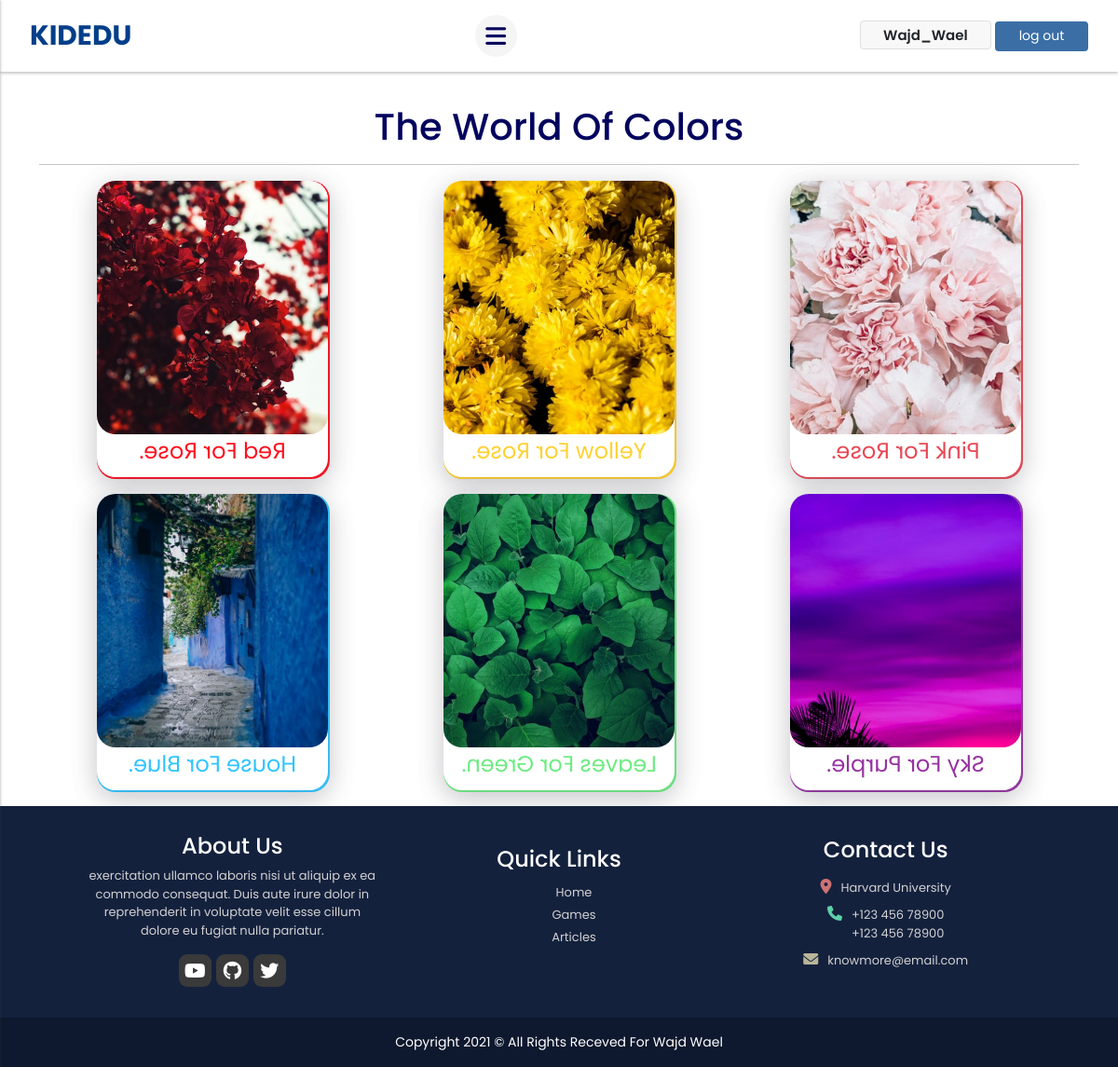
Page /kidedu/games/colors (signed in) on the committed database.
### kidedu/models.py (models this page shows, shortened)
class Colors(models.Model):
    title = models.CharField(max_length=200, blank="False", null="False")
    image = models.ImageField(blank="False", null="False")
    sentence = models.TextField(blank="False", null="False")
    color = models.CharField(blank="False", null="False", max_length=64)

### kidedu/views.py (the view)
# urls.py: path('kidedu/games/colors', views.colors, name="colors"),
def colors(request):
    colors = Colors.objects.all()
    return render(request, "kidedu/colors.html", {"colors": colors})

### kidedu/templates/kidedu/colors.html (shortened to what this page needs)
{% extends "kidedu/layout.html" %}
{% load static %}
{% block body %}
<section class="colors" style="padding-top: 7rem;">
    <div class="container">
            <h1>The World Of Colors</h1>
            <hr>
            <div class="colors_section">
                {% for color in colors %}
                <div class="maincontainer">
                    <section class="the_card">
                        <div class="the-front" data-animal="horse" style="background-color: {{ color.color }}">
                            <h1>{{color.title}}</h1>
                        </div>
                        <div class="the-back">
                            <img class="" src="/static{{color.image.url}}" alt="{{color.title}}">
                            <p style="color: {{ color.color }}">{{color.sentence}}</p>
                        </div>
                    </section>
                </div>
                {% endfor %}
            </div>
    </div>
</section>
{% endblock  %}

### kidedu/templates/kidedu/layout.html (shortened to what this page needs)
{% load static %}
<!DOCTYPE html>
<html lang="en">
<head>
        <link href="https://cdn.jsdelivr.net/npm/bootstrap@5.0.2/dist/css/bootstrap.min.css" rel="stylesheet">
        <link rel="stylesheet" href="https://cdnjs.cloudflare.com/ajax/libs/font-awesome/6.0.0-beta2/css/all.min.css" />
        <link href="{% static 'kidedu/style.css' %}" rel="stylesheet">
</head>
<body>
    <section class="hero">
        <nav>
            <ul>
                <div class="logo">
                    <span>KIDEDU</span>
                </div>
                <div class="bars" id="bars">
                    <i class="fas fa-bars"></i>
                </div>
                {% if user.is_authenticated %}
                <div class="buttons">
                    <span class="username">{{request.user}}</span>
                    <a href="{% url 'log_out' %}" class="btn unout btn-sm" style="border-radius: 4px;">log out</a>
                </div>
                {% else %}
                <div class="buttons">
                    <a href="{% url 'sign_up' %}" class="btn out btn-sm">sgin up</a>
                    <a href="{% url 'log_in' %}" class="btn unout btn-sm">log in</a>
                </div>
                {% endif %}
            </ul>
        </nav>
    </section>
        {% block body %}
        {% endblock %}
    <section class="footer">
        <div class="container">
            <div class="content_footer">
                <div class="about">
                    <h4 style="text-align: left;">About Us</h4>
                    <p>exercitation ullamco laboris nisi ut aliquip ex ea commodo consequat. Duis aute irure dolor in reprehenderit in voluptate velit esse cillum dolore eu fugiat nulla pariatur.</p>
                    <div class="social">
                        <div class="y">
                            <i class="fab fa-youtube"></i>
                        </div>
                        <div class="g">
                            <i class="fab fa-github"></i>
                        </div>
                        <div class="t">
                            <i class="fab fa-twitter"></i>
                        </div>
                    </div>
                </div>
                <div class="links">
                    <h4>Quick Links</h4>
                    <ul>
                        <li class="footer-link"><a href="{% url 'index' %}">Home</a></li>
                        <li class="footer-link"><a href="{% url 'games' %}">Games</a></li>
                        <li class="footer-link"><a href="{% url 'articles' %}">Articles</a></li>
                    </ul>
                </div>
                <div class="contact">
                    <h4>Contact Us</h4>
                    <div class="link_contact">
                        <div class="place">
                            <i class="fas fa-map-marker-alt"></i>
                            <address>Harvard University</address>
                        </div>
                        <div class="phone">
                            <i class="fas fa-phone"></i>
                            <address>
                                +123 456 78900<br>
                                +123 456 78900
                            </address>
                        </div>
                        <div class="mail">
                            <i class="fas fa-envelope"></i>
                            <address style="margin-bottom: 1.5rem;">knowmore@email.com</address>
                        </div>
                    </div>
                </div>
            </div>
        </div>
        <section class="footer_rights">
            <span>Copyright 2021 © All Rights Receved For Wajd Wael</span>
        </section>
    </section>
</body>
</html>

### kidedu/static/kidedu/style.css (style rules this page uses)
.maincontainer { position: relative; width: 250px; height: 320px; margin-bottom: 1rem; cursor: pointer; }
.colors_section { grid-template-columns: repeat(auto-fit, minmax(331px, 1fr)); display: grid; justify-content: center; place-items: center; }
.colors h1, .game_title { text-align: center; color: var(--heading-clr); }
.the_card { position: absolute; width: 100%; height: 100%; transform-style: preserve-3d; transition: all 1s ease; padding: 1px; }
.the_card img { height: 272px; width: 100%; object-fit: cover; border-radius: 20px; }
.the_card p { text-align: center; color: #333; font-weight: 400; display: flex; justify-content: center; align-items: center; font-size: 1.5rem; }
.the_card h1 { font-size: 28px; color: #fff; display: flex; justify-content: center; align-items: center; width: 100%; height: 100%; }
.the-front { position: absolute; width: 100%; height: 100%; backface-visibility: hidden; }
.the-back { width: 100%; height: 100%; color: #333; background-color: #fff; transform: rotateY(180deg); }
.the-front, .the-back { box-shadow: rgba(100, 100, 111, 0.2) 0px 7px 29px 0px; border-radius: 20px; }
.colors { padding-top: 7rem; }

### kidedu/static/kidedu/main.css (style rules this page uses)
:root { --heading-clr: #03045e; --grean-blue: #00b4d8; --main-blue: #023e8a; --bars-clr: #03045e; --buttons: #3a6ea5; --text-clr: #d1d1d1; --btn-clr: #3a3a3a; --red: #cb0b0a; --arrows-clr: #023e8a; --bullet-clr: #03045e; --head-btn: #ffc300; --title-clr: #4a4e69; --span-clr: #ee6c4d; --clr-p: hsl(209, 61%, 16%); }
* { box-sizing: border-box; margin: 0; padding: 0; }
body { font-family: "Poppins", sans-serif; }
a { text-decoration: none; }
li { list-style: none; }
nav { width: 100%; z-index: 222; box-shadow: rgb(0 0 0 / 19%) 0px 2px 3px 0px, rgb(0 0 0 / 6%) 0px 1px 2px 0px; position: fixed; background: #fff; }
nav ul { margin: 0; padding: 1rem 2rem; display: flex; justify-content: space-between; align-items: center; width: 100%; }
.logo span { font-size: 1.85rem; font-weight: bold; color: var(--main-blue); }
.bars { cursor: pointer; width: 45px; height: 45px; background: #f5f5f5; display: flex; justify-content: center; align-items: center; border-radius: 50%; }
nav ul .bars i { font-size: 25px; color: var(--bars-clr); }
nav ul .buttons .out, .unout { height: 32px; width: 100px; border-radius: 25px; transition: 0.4s; }
nav ul .buttons .unout { background-color: var(--buttons); color: #fff; }
.username { border: 1px solid #e0e0e0; padding: 0.25rem 1.5rem; border-radius: 4px; font-weight: 600; font-size: 15px; background: #f8f8f8; }
.footer { width: 100%; color: #fff; position: absolute; justify-content: space-between; display: flex; flex-direction: column; background-color: #14213d; }
address { margin: 0; }
.content_footer { padding: 1rem 2rem 0rem; display: grid; justify-content: space-between; align-items: center; width: 100%; grid-template-columns: repeat(auto-fit, minmax(300px, 1fr)); }
h4 { text-align: center; }
.about { height: 179px; align-items: center; display: flex; flex-direction: column; justify-content: center; text-align: center; }
.about p { width: 314px; color: var(--text-clr); font-size: 13px; }
.links a { font-size: 13px; color: var(--text-clr); }
.contact address { font-size: 13px; color: var(--text-clr); }
.social { align-items: center; display: flex; gap: 5px; }
.links { margin-bottom: 2rem; }
.links, .contact { display: flex; justify-content: center; flex-direction: column; align-items: center; height: 179px; }
.contact h4 { padding-bottom: 8px; }
.links ul { text-align: center; }
.place, .phone, .mail { display: flex; justify-content: center; padding-bottom: 10px; }
.place i, .phone i, .mail i { margin-right: 10px; }
.place i { color: #ce7272; }
.phone i { color: #5ed0a7; }
.mail i { color: #b9b598; }
.footer_rights { font-size: 14px; text-align: center; padding: 1rem; background: #0e182e; }
.social { align-items: center; display: flex; gap: 5px; padding: 0rem 0 1.25rem; }
.social i { font-size: 20px; width: 35px; justify-content: center; border-radius: 9px; align-items: center; display: flex; height: 35px; background: var(--btn-clr); cursor: pointer; transition: 0.3s; }

### rows in the picture
Colors: image (picture), sentence "Red For Rose."
Colors: image (picture), sentence "Yellow For Rose."
Colors: image (picture), sentence "Pink For Rose."
Colors: image (picture), sentence "House For Blue."
Colors: image (picture), sentence "Leaves For Green."
Colors: image (picture), sentence "Sky For Purple."

### other values in the picture
{{ request.user }} "Wajd_Wael"
